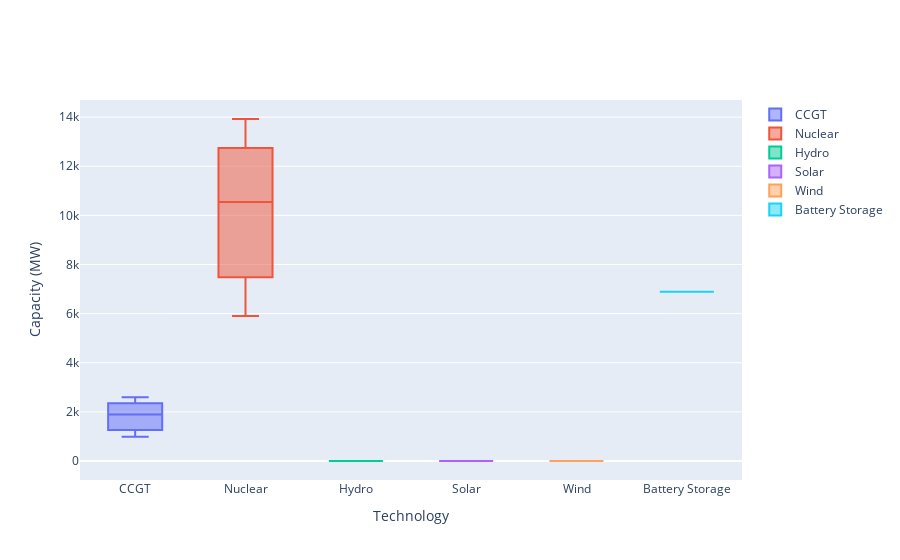

Here is the notebook cell this chart was saved with:
### Markdown cell above
Next lets plot the range of capacities calculated by the optimizer for each technology. In the plots we cna see the high, low, median, upper and lower fences for each technology.

### Code cell
fig = go.Figure().update_layout(yaxis_title="Capacity (MW)", xaxis_title="Technology")
x1=gen.loc["CCGT"]
fig.add_trace(go.Box(y=x1, name="CCGT"))
if nuclear is True:
    x2=gen.loc["nuclear"]
    fig.add_trace(go.Box(y=x2, name="Nuclear"))
if hydro is True:
    x3=gen.loc["hydro"]
    fig.add_trace(go.Box(y=x3, name="Hydro"))
x4=gen.loc["solar"]
fig.add_trace(go.Box(y=x4, name="Solar"))
x5=gen.loc["onwind"]
fig.add_trace(go.Box(y=x5, name="Wind"))
x6=storage.loc["battery storage"]
fig.add_trace(go.Box(y=x6, name="Battery Storage"))
# x7=storage.loc["pumped hydro"]
# fig.add_trace(go.Box(y=x7, name="Pumped Hydro"))
fig.show()

### Figure 1 — Plotly figure (JSON) as saved in the notebook; plotly's stock layout.template omitted (floating-point values rounded to 4 significant figures)
{"data": [{"name": "CCGT", "type": "box", "y": [2350.0, 1797.0, 1673.0, 1983.0, 1263.0, 2118.0, 2597.0, 1259.0, 984.5, 2474.0]}, {"name": "Nuclear", "type": "box", "y": [12740.0, 10090.0, 9500.0, 10980.0, 7483.0, 11630.0, 13920.0, 7463.0, 5898.0, 13330.0]}, {"name": "Hydro", "type": "box", "y": [0, 0, 0, 0, 0, 0, 0, 0, 0, 0]}, {"name": "Solar", "type": "box", "y": [0, 0, 0, 0, 0, 0, 0, 0, 0, 0]}, {"name": "Wind", "type": "box", "y": [0, 0, 0, 0, 0, 0, 0, 0, 0, 0]}, {"name": "Battery Storage", "type": "box", "y": [6887.0, 6887.0, 6887.0, 6887.0, 6887.0, 6887.0, 6887.0, 6887.0, 6887.0, 6887.0]}], "layout": {"xaxis": {"title": {"text": "Technology"}}, "yaxis": {"title": {"text": "Capacity (MW)"}}}}
